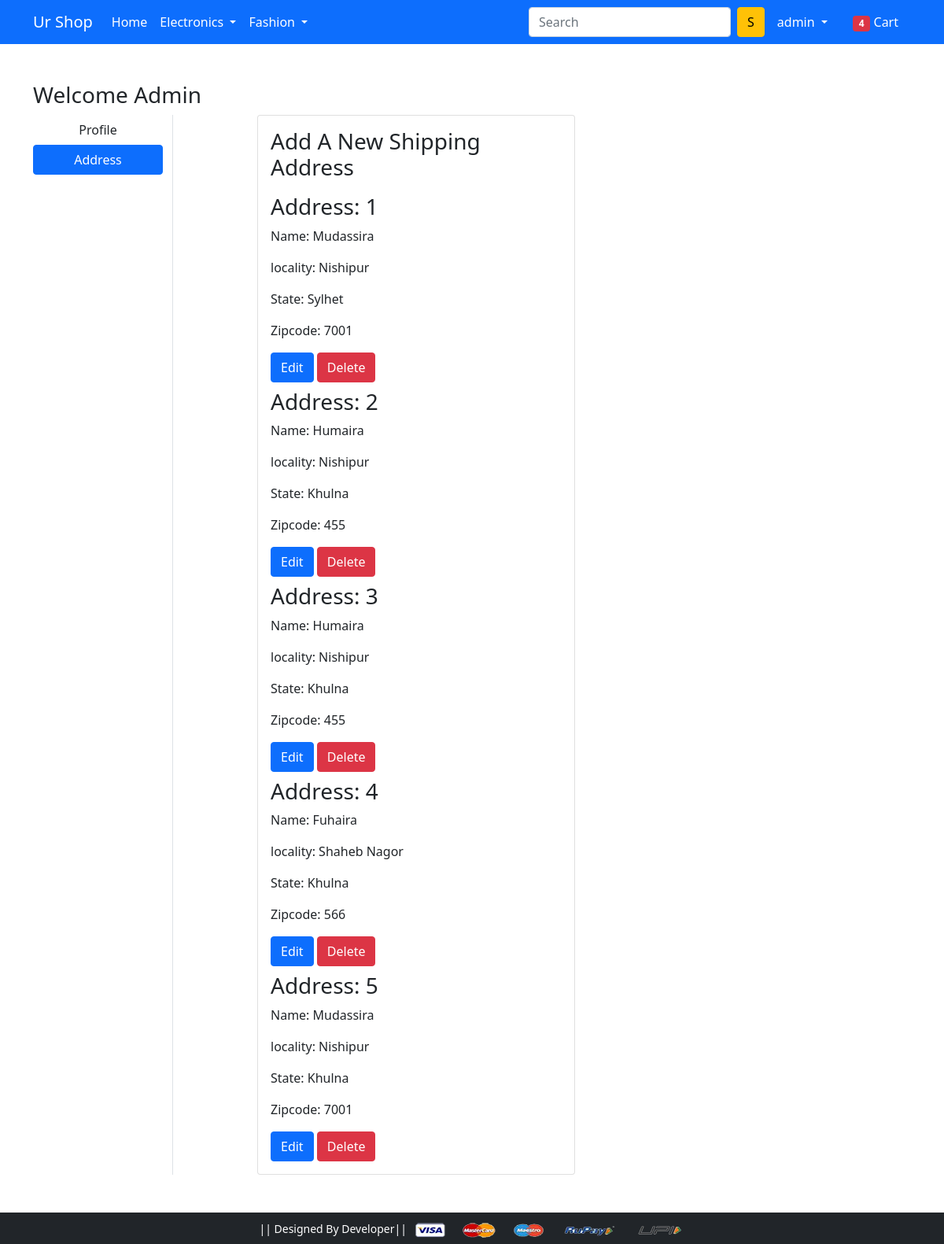
Page /address/ (signed in) on the earlier database version.
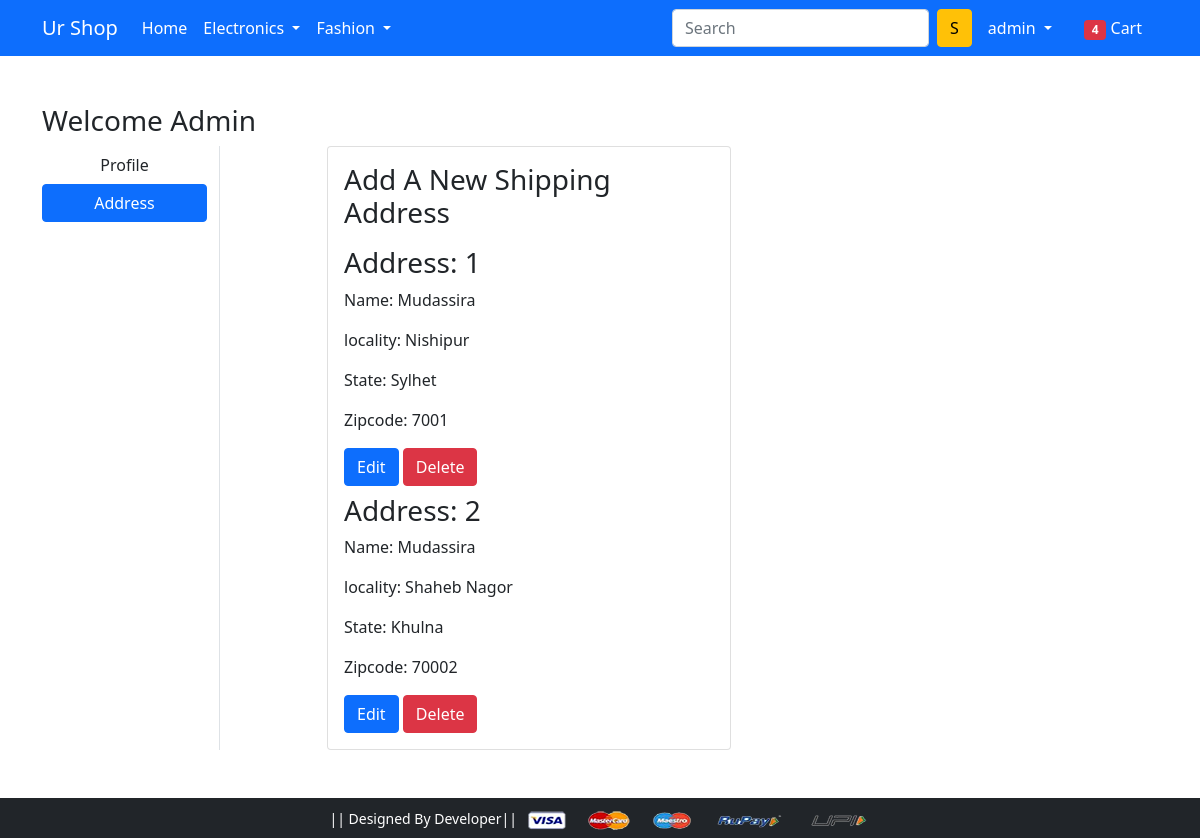
Same page on the later database version.
### app/models.py (models this page shows, shortened)
class Customer (models.Model):
    user = models.ForeignKey(User, on_delete=models.CASCADE)
    name = models.CharField(max_length=200)
    locality = models.CharField(max_length=200)
    city = models.CharField(max_length=200)
    zipcode = models.IntegerField()
    state = models.CharField(choices=DIVISION_CHOICES, max_length=200)

### app/views.py (the view)
# urls.py: path('address/', views.address, name='address'),
def address(request):
    address = Customer.objects.filter(user=request.user)
    return render(request, 'app/address.html', {'add': address, 'active': 'btn-primary'})

### app/templates/app/address.html (shortened to what this page needs)
{% extends 'app/base.html' %}
{% load static %}
{% block main-content %}
<div class="container my-5">
 <div class="row">
  <h3>Welcome <span class="text-capitalize">{{ request.user.username }}</span> </h3>
  <div class="col-sm-2 border-end">
   <ul class="list-unstyled">
    <li class="d-grid"><a href="{% url 'profile' %}" class="btn ">Profile</a></li>
    <li class="d-grid"><a href="{% url 'address' %}" class="btn {{active}}">Address</a></li>
   </ul>
  </div>
  <div class="col-sm-9 offset-sm-1">
   <div class="row">
    <div class="col-sm-6">
     <div class="card">
      <div class="card-body">
       <h3>Add A New Shipping Address</h3>
       {% for ad in add %}
       <h3>Address: {{forloop.counter}}</h3>
       <p>Name: {{ad.name}}</p>
       <p>locality: {{ad.locality}}</p>
       <p>State: {{ad.state}}</p>
       <p>Zipcode: {{ad.zipcode}}</p>
        <a href="{% url 'edit_address' ad.id %}" class="btn btn-primary">Edit</a>
          <form action="{% url 'delete' ad.id %}" method="post" class="d-inline">
              <input type="submit" class="btn btn-danger" value="Delete">
          </form>
       {% endfor %}
      </div>
     </div>
    </div>
   </div>
  </div>
 </div>
</div>
{% endblock main-content %}

Differences in the rows shown:
removed Customer: name "Humaira", locality "Nishipur", state "Khulna", zipcode "455"
removed Customer: name "Humaira", locality "Nishipur", state "Khulna", zipcode "455"
removed Customer: name "Fuhaira", locality "Shaheb Nagor", state "Khulna", zipcode "566"
removed Customer: name "Mudassira", locality "Nishipur", state "Khulna", zipcode "7001"
added Customer: name "Mudassira", locality "Shaheb Nagor", state "Khulna", zipcode "70002"
